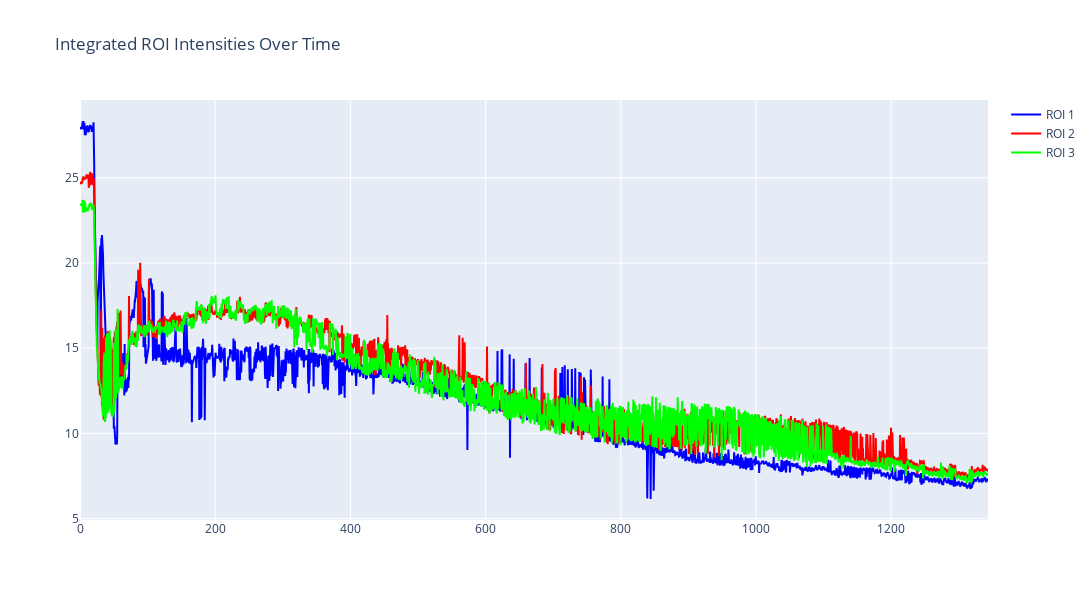

Notebook code cell kept with this figure:
### Code cell
analyzer.plot_integrated_ROIs()

### Figure 1 — Plotly figure (JSON) as saved in the notebook; plotly's stock layout.template omitted (floating-point values rounded to 4 significant figures; data arrays with more than 128 entries replaced by an {"elided": "..."} marker saying what was removed)
{"data": [{"customdata": {"elided": "2687 int values"}, "hoverlabel": {"namelength": 0}, "hovertemplate": "Frame: %{customdata}<br>Time: %{x:.1f}s<br>Integrated intensity: %{y}", "line": {"color": "blue", "width": 2}, "mode": "lines", "name": "ROI 1", "type": "scatter", "x": {"elided": "2687 float values"}, "y": {"elided": "2687 float values"}}, {"customdata": {"elided": "2687 int values"}, "hoverlabel": {"namelength": 0}, "hovertemplate": "Frame: %{customdata}<br>Time: %{x:.1f}s<br>Integrated intensity: %{y}", "line": {"color": "red", "width": 2}, "mode": "lines", "name": "ROI 2", "type": "scatter", "x": {"elided": "2687 float values"}, "y": {"elided": "2687 float values"}}, {"customdata": {"elided": "2687 int values"}, "hoverlabel": {"namelength": 0}, "hovertemplate": "Frame: %{customdata}<br>Time: %{x:.1f}s<br>Integrated intensity: %{y}", "line": {"color": "lime", "width": 2}, "mode": "lines", "name": "ROI 3", "type": "scatter", "x": {"elided": "2687 float values"}, "y": {"elided": "2687 float values"}}], "layout": {"height": 600, "title": {"text": "Integrated ROI Intensities Over Time"}, "width": 1200}}
